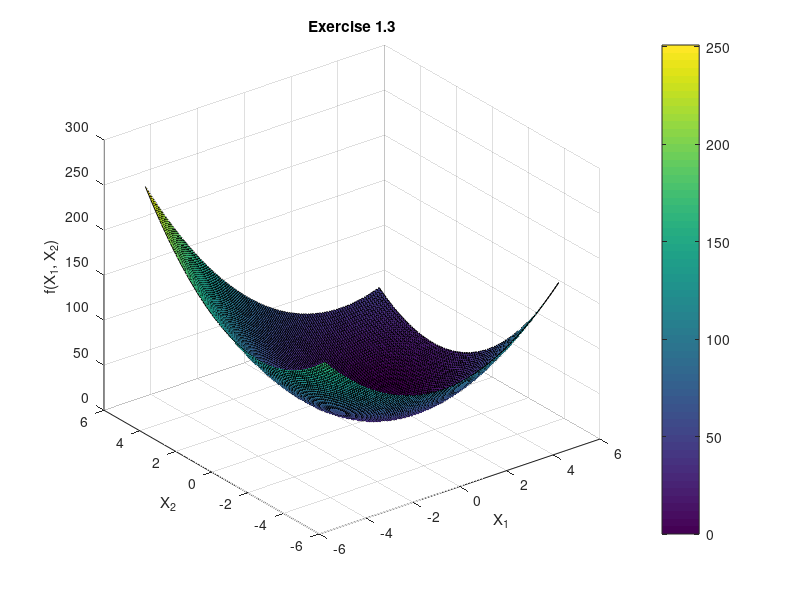
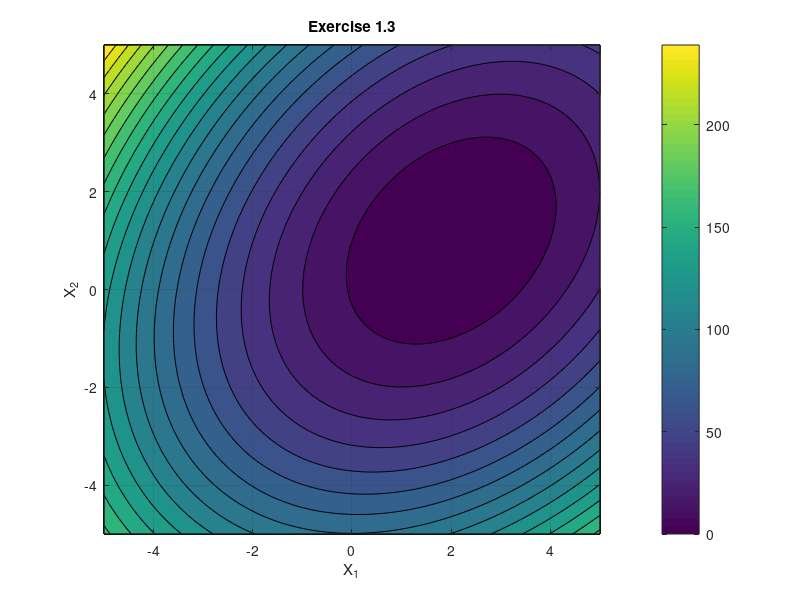
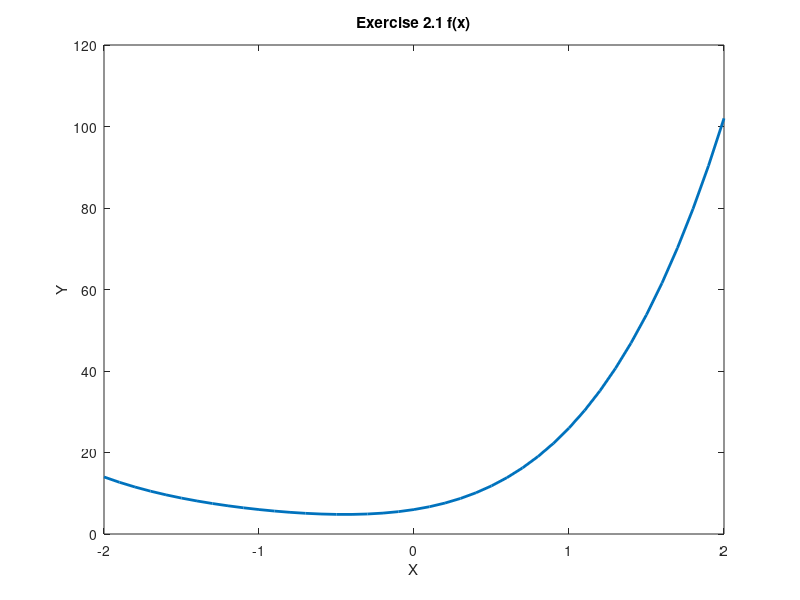

Write the MATLAB code that produced these figures, in order. (Note: this script raises an error after producing the figures.)
%% TP Optimization TPS 2018-19
% Author : Pedro Henrique Suruagy Perrusi
% Prof :  Omran Hassan
%% Initial Setup
clear all;
close all;
%% Exercise 1.4
% We create the surface of interest for the function
x1 = -5 : 0.1 : 5;
x2 = -5 : 0.1 : 5;
[X_1,X_2] = meshgrid(x1,x2);
% the function is applied to the meshgrid
f = (X_2 + X_1 -3).^2 + 2 .* (X_2 - X_1 + 1).^2;
% plot it first as a surface
surf(X_1, X_2, f);
xlabel('X_1')
ylabel('X_2')
zlabel('f(X_1, X_2)');
title('Exercise 1.3')
grid on;
colorbar;
% Then plot it as level sets
figure
contourf(X_1,X_2,f,20);
xlabel('X_1')
ylabel('X_2')
zlabel('f(X_1, X_2)');
title('Exercise 1.3')
grid on;
colorbar;

%% Exercise 2.1
% D?finition de la fonction 
f2_1 = @(x) x.^4 + 4 *x.^3 + 9*x.^2 + 6*x + 6;
% On cree le vecteur dans [-2 2]
x = -2 : 0.1 : 2;
% on compute et affiche le signal de sortie
y = f2_1(x);
figure
plot(x, y, 'LineWidth', 2);
hold on;
xlabel('X');
ylabel('Y');
title('Exercise 2.1 f(x)');
% find local minima
rho = 0.382; % fibbonacci
epsilon = 0.01; % tolerance
max_interactions = 1e5;
[x_min, counter] = golden_section(f2_1, x, rho, epsilon, max_interactions);
% show results
plot(x_min, f2_1(x_min), '*');
disp('Local minimum found: ');
disp(x_min)
disp('Number of interactions')
disp(counter)

%% Exercise 2.2
% D?finition de la fonction
f2_2 = @(x) 2*x.^4 - 5*x.^3 + 100*x.^2 + 30*x - 75;
% On affiche la r?ponse dans [-2 2];
x = -2 : 0.1 : 2;
y = f2_2(x);
figure
plot(x, y, 'LineWidth', 2);
hold on;
xlabel('X');
ylabel('Y');
title('Exercise 2.2 f(x)');
%% Exercise 2.2a : on compute le minimum a partir de la methode de Newton
% la premiere derivative de f2_2 :
df2_2 = @(x) 8*x.^3 - 15*x.^2 + 200*x + 30;
ddf2_2 = @(x) 24*x.^2 - 30*x + 200;
% parametres d'optimization
xo = 2; % initial point
epsilon = 1e-4; % tolerance
max_interactions = 1e5;
% call newton method
[x_min, counter] = newton_methode(f2_2, df2_2, ddf2_2, xo, epsilon, max_interactions);
plot(x_min, f2_2(x_min), '+');
disp('Local minimum found: ');
disp(x_min)
disp('Number of interactions')
disp(counter)
%% Exercise 2.2b : on compute le minimum a partir de la methode de secant
% initial guesses
X0 = 2.1; X1 = 2;
epsilon = 1e-4; % tolerance
max_interactions = 1e5;
% call secant methode
[x_min, counter] = secant_methode(f2_2, df2_2, X0, X1, epsilon, max_interactions);
plot(x_min, f2_2(x_min), '*');
disp('Local minimum found: ');
disp(x_min)
disp('Number of interactions')
disp(counter)